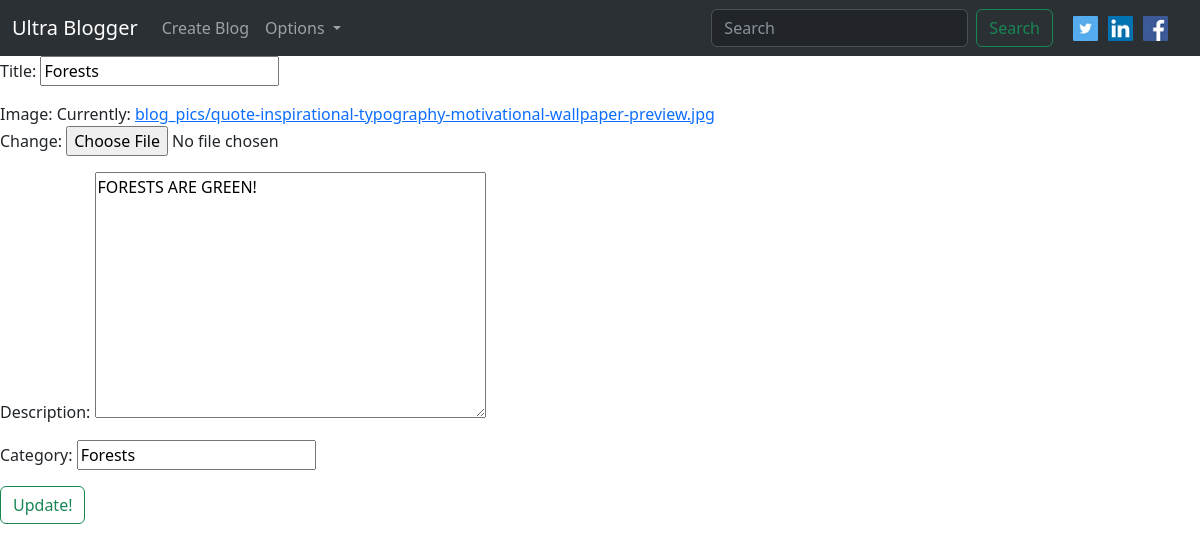
/edit_blog/5 (signed in), run on the app's committed database.
### blogapp/models.py (models this page shows)
class Blog_Model(models.Model):
    author = models.ForeignKey(User,on_delete=models.CASCADE,related_name='blog_author')
    title = models.CharField(max_length=15)
    image = models.ImageField(upload_to='blog_pics')
    description = models.TextField()
    category = models.CharField(max_length=60)
    date_added = models.DateTimeField(auto_now_add=True)

### blogapp/views.py (the view, shortened to what this page needs)
# urls.py: path('edit_blog/<pk>',views.Edit_Blog.as_view(),name='edit_blog'),
class Edit_Blog(LoginRequiredMixin,UpdateView):
    model = Blog_Model
    fields = ('title','image','description','category')
    template_name = ('blogapp/edit_blog.html')

### templates/blogapp/edit_blog.html (shortened to what this page needs)
{% extends 'base.html' %}
{% block bodyblock %}
    <form method="post" enctype="multipart/form-data">
        {{form.as_p}}
        <button class="btn btn-outline-success" type="submit">Update!</button>
    </form>
{% endblock bodyblock %}

### data on the page
Blog_Model: title "Forests", description "FORESTS ARE GREEN!", category "Forests"
